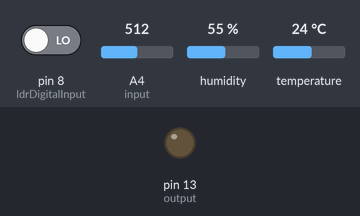
Simulated run of this sketch. Board: Arduino Uno, built with avr-gcc and run on an emulated ATmega328P. Shown: output pins drawn as LEDs (lit = HIGH). Dashed ring = blinking. Inputs (shaded band) come from the test bench; at power-on: A4 (input) = 512, pin 8 (ldrDigitalInput) LOW, humidity 55 %, temperature 24 °C.

Above: at 1.2 s.
1.3 s: A4 (input) set to 212
2.8 s: A4 (input) set to 190
At 2.93 s:
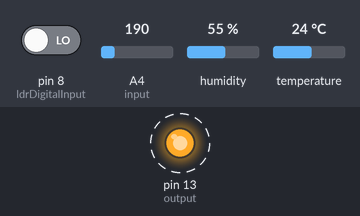
5.8 s: A4 (input) set to 210
At 5.8 s:
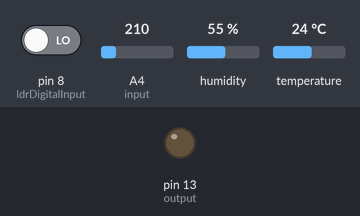
7.3 s: A4 (input) set to 122
At 7.43 s:
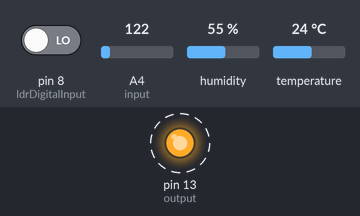
Timing chart, 0 to 11.3 s (numbered marks = the images above; inputs shaded):
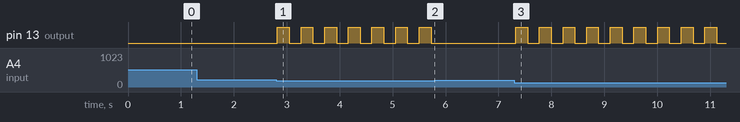

Measured:
- the behaviour switches between 200 and 199 on A4 (input) (found by bisection; images 0 and 1)
- after the input at 1.3 s, every drawn part: stays the same
- after the input at 2.8 s, pin 13 (output): alternates HIGH for 0.22 s and LOW for 0.22 s, starting at once
- after the input at 5.8 s, pin 13 (output): stops changing and stays LOW
- after the input at 7.3 s, pin 13 (output): alternates HIGH for 0.22 s and LOW for 0.22 s, starting at once

The sketch:

iee_final.ino
```cpp
// Including header for DHT sensor
#include <dht.h>
// Setting some constants (the pins that we are using)
const int output=13;
const int ldrDigitalInput=8;
const int input=A4;
const int DELAY=200;
const int DHT_PIN=4;
int ldrOn;
int on;
dht DHT;


void setup() {
  // Sets the digital pin 13 as output
  pinMode(output, OUTPUT);
  // Sets pin 8 as input from LDR
  pinMode(ldrDigitalInput, INPUT);
  // Starts serial communication at 9600bps
  Serial.begin(9600);
  on=ldrOn=0;
}

void loop() {
  // Read the value from the proximity sensor
  int analogInput = analogRead(input);
  // Read value from LDR
  int digitalInput = digitalRead(ldrDigitalInput);
  // Check various states of the LDR sensor and accordingly move curtain
  if (on && digitalInput) {
    digitalWrite(output, LOW);
    on = ldrOn = 0;
  } else if (!on && !digitalInput && ldrOn) {
    digitalWrite(output, HIGH);
    on = ldrOn = 1;
  }
  int value = DHT.read11(DHT_PIN);
  // Check the value the sensor is reporting, and accordingly supply voltage at output pin(pin 10) for 5 seconds
  if (analogInput < 200){
    if(!on && !ldrOn) {
      digitalWrite(output, HIGH);
      on=1;
      ldrOn=0;
      delay(DELAY);
    } else if (on) {
      digitalWrite(output, LOW);
      on=0;
      ldrOn=0;
      delay(DELAY);
    }
  }
}
```
